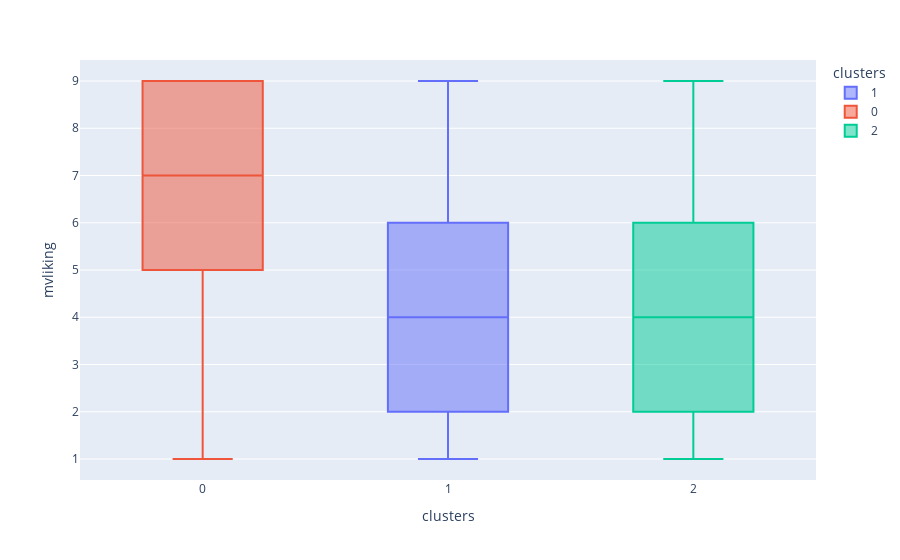

The cell this chart's notebook holds for it:
### Code cell
fig = px.box(data_frame=df_completo, x='clusters', y='mvliking', color='clusters')
fig.show()

### Figure 1 — Plotly figure (JSON) as saved in the notebook; plotly's stock layout.template omitted (floating-point values rounded to 4 significant figures; data arrays with more than 128 entries replaced by an {"elided": "..."} marker saying what was removed)
{"data": [{"alignmentgroup": "True", "hovertemplate": "clusters=%{x}<br>mvliking=%{y}<extra></extra>", "legendgroup": "1", "marker": {"color": "#636efa"}, "name": "1", "notched": false, "offsetgroup": "1", "orientation": "v", "showlegend": true, "type": "box", "x": {"elided": "159 int values"}, "x0": " ", "xaxis": "x", "y": {"elided": "159 int values"}, "y0": " ", "yaxis": "y"}, {"alignmentgroup": "True", "hovertemplate": "clusters=%{x}<br>mvliking=%{y}<extra></extra>", "legendgroup": "0", "marker": {"color": "#EF553B"}, "name": "0", "notched": false, "offsetgroup": "0", "orientation": "v", "showlegend": true, "type": "box", "x": [0, 0, 0, 0, 0, 0, 0, 0, 0, 0, 0, 0, 0, 0, 0, 0, 0, 0, 0, 0, 0, 0, 0, 0, 0, 0, 0, 0, 0, 0, 0, 0, 0, 0, 0, 0, 0, 0, 0, 0, 0, 0, 0, 0, 0, 0, 0, 0, 0, 0, 0, 0, 0, 0, 0, 0, 0, 0, 0, 0, 0, 0, 0, 0, 0, 0, 0, 0, 0, 0, 0, 0, 0, 0, 0, 0, 0, 0, 0, 0, 0, 0, 0, 0, 0, 0, 0, 0, 0, 0, 0, 0, 0, 0, 0, 0, 0, 0, 0, 0, 0, 0, 0, 0, 0, 0, 0, 0, 0, 0, 0, 0], "x0": " ", "xaxis": "x", "y": [6, 8, 6, 6, 9, 4, 7, 9, 6, 4, 6, 6, 5, 7, 5, 8, 9, 4, 4, 9, 6, 5, 5, 3, 8, 8, 6, 6, 7, 1, 1, 9, 6, 9, 7, 9, 6, 8, 9, 9, 9, 7, 7, 9, 9, 9, 6, 9, 8, 1, 5, 2, 2, 7, 9, 8, 9, 8, 8, 6, 8, 3, 8, 7, 8, 6, 7, 9, 9, 3, 9, 9, 7, 5, 8, 7, 8, 9, 9, 8, 5, 8, 6, 7, 2, 9, 9, 9, 5, 1, 3, 5, 6, 9, 5, 9, 8, 5, 9, 8, 5, 3, 4, 4, 9, 5, 5, 9, 5, 8, 9, 9], "y0": " ", "yaxis": "y"}, {"alignmentgroup": "True", "hovertemplate": "clusters=%{x}<br>mvliking=%{y}<extra></extra>", "legendgroup": "2", "marker": {"color": "#00cc96"}, "name": "2", "notched": false, "offsetgroup": "2", "orientation": "v", "showlegend": true, "type": "box", "x": {"elided": "129 int values"}, "x0": " ", "xaxis": "x", "y": {"elided": "129 int values"}, "y0": " ", "yaxis": "y"}], "layout": {"boxmode": "overlay", "legend": {"title": {"text": "clusters"}, "tracegroupgap": 0}, "margin": {"t": 60}, "xaxis": {"anchor": "y", "categoryarray": [1, 0, 2], "categoryorder": "array", "domain": [0, 1], "title": {"text": "clusters"}}, "yaxis": {"anchor": "x", "domain": [0, 1], "title": {"text": "mvliking"}}}}
